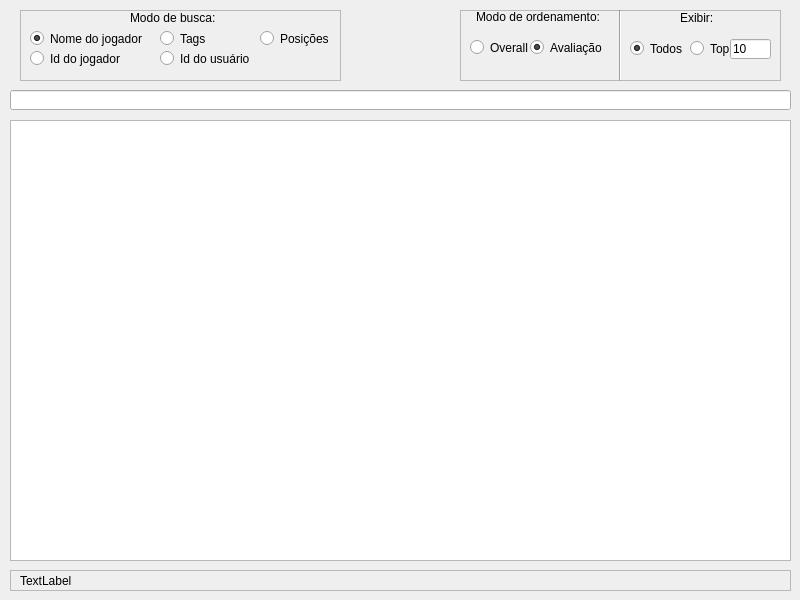
<?xml version="1.0" encoding="UTF-8"?>
<ui version="4.0">
 <class>MainWindow</class>
 <widget class="QMainWindow" name="MainWindow">
  <property name="enabled">
   <bool>true</bool>
  </property>
  <property name="geometry">
   <rect>
    <x>0</x>
    <y>0</y>
    <width>800</width>
    <height>600</height>
   </rect>
  </property>
  <property name="minimumSize">
   <size>
    <width>800</width>
    <height>0</height>
   </size>
  </property>
  <property name="windowTitle">
   <string>MainWindow</string>
  </property>
  <widget class="QWidget" name="centralwidget">
   <widget class="QTableView" name="table">
    <property name="geometry">
     <rect>
      <x>10</x>
      <y>120</y>
      <width>781</width>
      <height>441</height>
     </rect>
    </property>
   </widget>
   <widget class="QLineEdit" name="searchBox">
    <property name="geometry">
     <rect>
      <x>10</x>
      <y>90</y>
      <width>781</width>
      <height>20</height>
     </rect>
    </property>
    <property name="clearButtonEnabled">
     <bool>false</bool>
    </property>
   </widget>
   <widget class="QFrame" name="frameInfo">
    <property name="geometry">
     <rect>
      <x>10</x>
      <y>570</y>
      <width>781</width>
      <height>21</height>
     </rect>
    </property>
    <property name="frameShape">
     <enum>QFrame::StyledPanel</enum>
    </property>
    <property name="frameShadow">
     <enum>QFrame::Sunken</enum>
    </property>
    <property name="lineWidth">
     <number>1</number>
    </property>
    <widget class="QLabel" name="info">
     <property name="enabled">
      <bool>true</bool>
     </property>
     <property name="geometry">
      <rect>
       <x>10</x>
       <y>0</y>
       <width>761</width>
       <height>21</height>
      </rect>
     </property>
     <property name="frameShadow">
      <enum>QFrame::Plain</enum>
     </property>
     <property name="text">
      <string>TextLabel</string>
     </property>
    </widget>
   </widget>
   <widget class="QFrame" name="searchModeFrame">
    <property name="geometry">
     <rect>
      <x>20</x>
      <y>10</y>
      <width>321</width>
      <height>71</height>
     </rect>
    </property>
    <property name="frameShape">
     <enum>QFrame::StyledPanel</enum>
    </property>
    <property name="frameShadow">
     <enum>QFrame::Raised</enum>
    </property>
    <widget class="QRadioButton" name="radioPlayerName">
     <property name="enabled">
      <bool>true</bool>
     </property>
     <property name="geometry">
      <rect>
       <x>10</x>
       <y>20</y>
       <width>121</width>
       <height>17</height>
      </rect>
     </property>
     <property name="mouseTracking">
      <bool>true</bool>
     </property>
     <property name="autoFillBackground">
      <bool>false</bool>
     </property>
     <property name="text">
      <string>Nome do jogador</string>
     </property>
     <property name="checked">
      <bool>true</bool>
     </property>
     <property name="autoRepeat">
      <bool>false</bool>
     </property>
    </widget>
    <widget class="QRadioButton" name="radioUserId">
     <property name="geometry">
      <rect>
       <x>140</x>
       <y>40</y>
       <width>101</width>
       <height>17</height>
      </rect>
     </property>
     <property name="autoFillBackground">
      <bool>false</bool>
     </property>
     <property name="text">
      <string>Id do usuário</string>
     </property>
     <property name="checked">
      <bool>false</bool>
     </property>
     <property name="autoRepeat">
      <bool>false</bool>
     </property>
    </widget>
    <widget class="QRadioButton" name="radioPlayerId">
     <property name="geometry">
      <rect>
       <x>10</x>
       <y>40</y>
       <width>121</width>
       <height>17</height>
      </rect>
     </property>
     <property name="autoFillBackground">
      <bool>false</bool>
     </property>
     <property name="text">
      <string>Id do jogador</string>
     </property>
     <property name="checked">
      <bool>false</bool>
     </property>
     <property name="autoRepeat">
      <bool>false</bool>
     </property>
    </widget>
    <widget class="QRadioButton" name="radioTags">
     <property name="geometry">
      <rect>
       <x>140</x>
       <y>20</y>
       <width>80</width>
       <height>17</height>
      </rect>
     </property>
     <property name="autoFillBackground">
      <bool>false</bool>
     </property>
     <property name="text">
      <string>Tags</string>
     </property>
     <property name="checked">
      <bool>false</bool>
     </property>
     <property name="autoRepeat">
      <bool>false</bool>
     </property>
    </widget>
    <widget class="QLabel" name="searchMode">
     <property name="geometry">
      <rect>
       <x>110</x>
       <y>0</y>
       <width>121</width>
       <height>16</height>
      </rect>
     </property>
     <property name="autoFillBackground">
      <bool>false</bool>
     </property>
     <property name="text">
      <string>Modo de busca:</string>
     </property>
    </widget>
    <widget class="QRadioButton" name="radioPositions">
     <property name="geometry">
      <rect>
       <x>240</x>
       <y>20</y>
       <width>80</width>
       <height>17</height>
      </rect>
     </property>
     <property name="autoFillBackground">
      <bool>false</bool>
     </property>
     <property name="text">
      <string>Posições</string>
     </property>
     <property name="checked">
      <bool>false</bool>
     </property>
     <property name="autoRepeat">
      <bool>false</bool>
     </property>
    </widget>
   </widget>
   <widget class="QFrame" name="frame_2">
    <property name="geometry">
     <rect>
      <x>460</x>
      <y>10</y>
      <width>321</width>
      <height>71</height>
     </rect>
    </property>
    <property name="frameShape">
     <enum>QFrame::VLine</enum>
    </property>
    <property name="frameShadow">
     <enum>QFrame::Sunken</enum>
    </property>
    <widget class="QWidget" name="widget" native="true">
     <property name="geometry">
      <rect>
       <x>0</x>
       <y>-1</y>
       <width>161</width>
       <height>71</height>
      </rect>
     </property>
     <widget class="QLabel" name="searchMode_2">
      <property name="geometry">
       <rect>
        <x>16</x>
        <y>0</y>
        <width>131</width>
        <height>16</height>
       </rect>
      </property>
      <property name="autoFillBackground">
       <bool>false</bool>
      </property>
      <property name="text">
       <string>Modo de ordenamento:</string>
      </property>
     </widget>
     <widget class="QRadioButton" name="radioOverall">
      <property name="enabled">
       <bool>true</bool>
      </property>
      <property name="geometry">
       <rect>
        <x>10</x>
        <y>30</y>
        <width>61</width>
        <height>17</height>
       </rect>
      </property>
      <property name="text">
       <string>Overall</string>
      </property>
      <property name="checked">
       <bool>false</bool>
      </property>
     </widget>
     <widget class="QRadioButton" name="radioRating">
      <property name="enabled">
       <bool>true</bool>
      </property>
      <property name="geometry">
       <rect>
        <x>70</x>
        <y>30</y>
        <width>81</width>
        <height>17</height>
       </rect>
      </property>
      <property name="text">
       <string>Avaliação</string>
      </property>
      <property name="checked">
       <bool>true</bool>
      </property>
     </widget>
    </widget>
    <widget class="QWidget" name="widget_2" native="true">
     <property name="geometry">
      <rect>
       <x>160</x>
       <y>0</y>
       <width>161</width>
       <height>71</height>
      </rect>
     </property>
     <widget class="QRadioButton" name="radioTop">
      <property name="geometry">
       <rect>
        <x>70</x>
        <y>30</y>
        <width>61</width>
        <height>17</height>
       </rect>
      </property>
      <property name="autoFillBackground">
       <bool>false</bool>
      </property>
      <property name="text">
       <string>Top</string>
      </property>
      <property name="checked">
       <bool>false</bool>
      </property>
      <property name="autoRepeat">
       <bool>false</bool>
      </property>
     </widget>
     <widget class="QRadioButton" name="radioAll">
      <property name="geometry">
       <rect>
        <x>10</x>
        <y>30</y>
        <width>61</width>
        <height>17</height>
       </rect>
      </property>
      <property name="autoFillBackground">
       <bool>false</bool>
      </property>
      <property name="text">
       <string>Todos</string>
      </property>
      <property name="checked">
       <bool>true</bool>
      </property>
      <property name="autoRepeat">
       <bool>false</bool>
      </property>
     </widget>
     <widget class="QLabel" name="searchMode_3">
      <property name="geometry">
       <rect>
        <x>60</x>
        <y>0</y>
        <width>51</width>
        <height>16</height>
       </rect>
      </property>
      <property name="autoFillBackground">
       <bool>false</bool>
      </property>
      <property name="text">
       <string>Exibir:</string>
      </property>
     </widget>
     <widget class="QLineEdit" name="topInput">
      <property name="geometry">
       <rect>
        <x>110</x>
        <y>29</y>
        <width>41</width>
        <height>20</height>
       </rect>
      </property>
      <property name="text">
       <string>10</string>
      </property>
      <property name="clearButtonEnabled">
       <bool>false</bool>
      </property>
     </widget>
    </widget>
    <zorder>widget_2</zorder>
    <zorder>widget</zorder>
   </widget>
   <widget class="QLabel" name="gifLabel">
    <property name="geometry">
     <rect>
      <x>345</x>
      <y>10</y>
      <width>110</width>
      <height>70</height>
     </rect>
    </property>
    <property name="text">
     <string/>
    </property>
   </widget>
   <widget class="QFrame" name="frame_3">
    <property name="geometry">
     <rect>
      <x>460</x>
      <y>10</y>
      <width>321</width>
      <height>71</height>
     </rect>
    </property>
    <property name="frameShape">
     <enum>QFrame::StyledPanel</enum>
    </property>
    <property name="frameShadow">
     <enum>QFrame::Sunken</enum>
    </property>
   </widget>
   <zorder>frame_3</zorder>
   <zorder>table</zorder>
   <zorder>frameInfo</zorder>
   <zorder>searchModeFrame</zorder>
   <zorder>frame_2</zorder>
   <zorder>gifLabel</zorder>
   <zorder>searchBox</zorder>
  </widget>
 </widget>
 <resources/>
 <connections/>
</ui>
